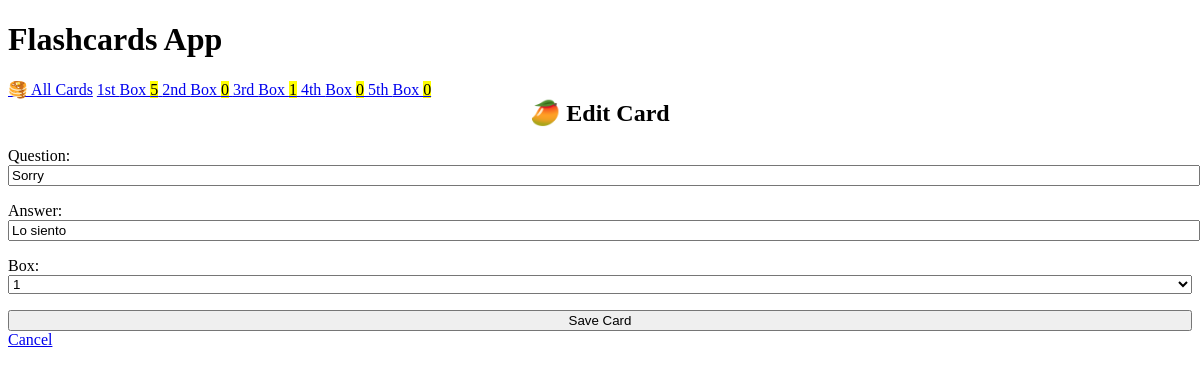
The page /edit/3 on the database its author committed.
### cards/models.py (models this page shows, shortened)
class Card(models.Model):
    question = models.CharField(max_length=100)
    answer = models.CharField(max_length=100)
    box = models.IntegerField(
        choices=zip(BOXES, BOXES),
        default=BOXES[0]
    )
    date_created = models.DateTimeField(auto_now_add=True)

### cards/views.py (the view)
# urls.py: path('edit/<int:pk>', views.CardUpdateView.as_view(), name='card-update'),
class CardUpdateView(CardCreateView, UpdateView):
    success_url = reverse_lazy('card-list')

### cards/templatetags/cards_tags.py (called while the page is built)
@register.inclusion_tag('cards/box_links.html')
def boxes_as_links():
    boxes = []
    for box_num in BOXES:
        card_count = Card.objects.filter(box=box_num).count()
        boxes.append({
            'number': box_num,
            'card_count': card_count,
        })
    return {'boxes': boxes}

### cards/templates/cards/card_form.html (shortened to what this page needs)
{% extends 'cards/base.html' %}
{% block content %}
    {% if card %}
        <h2>🥭 Edit Card</h2>
    {% else %}
        <h2>🫐 Create New Card</h2>
    {% endif %}
    <form method="post">
        {{ form.as_p }}
        <input type="submit" value="Save Card">
    </form>
    <a href="{% url 'card-list' %}">Cancel</a>
{% endblock %}

### cards/templates/cards/base.html (style rules this page uses)
:root { --accent: #4abc65; --accent-bg: white; --bg: #ffffff; --text: #212121; --text-light: #585858; --border: #d8dae1; --code: #d81b60; --preformatted: #444; }
h2 { text-align: center; }
h2, h4 { margin-top: 0; }
input, select, textarea { width: 100%; }

### rows shown on the page
Card: question "Sorry", answer "Lo siento", box "1"

### other values the page prints
{{ box.number | ordinal }} "1st" "2nd" "3rd" "4th" "5th"
{{ box.card_count }} "5" "0" "1" "0" "0"
